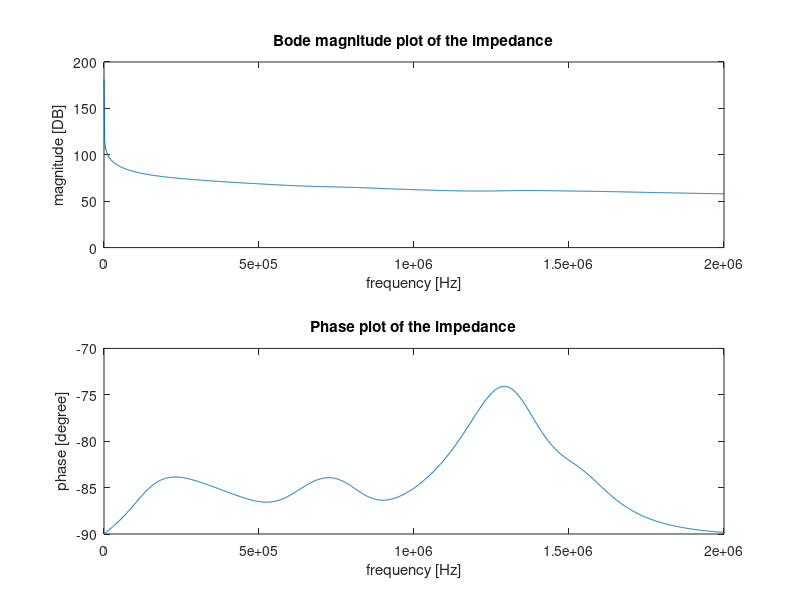
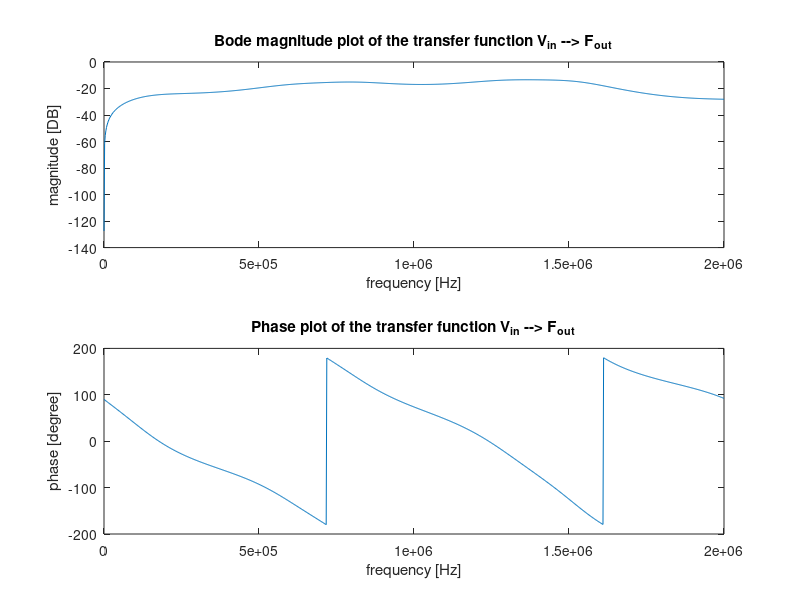
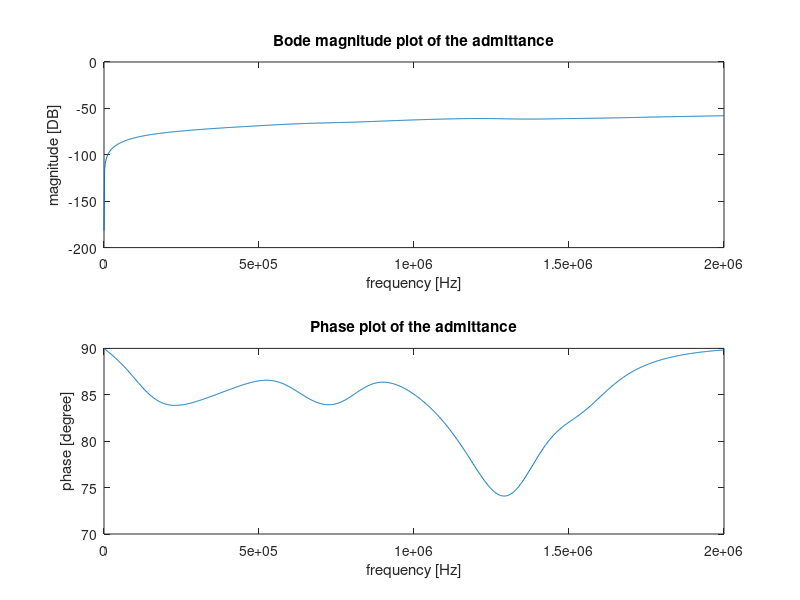
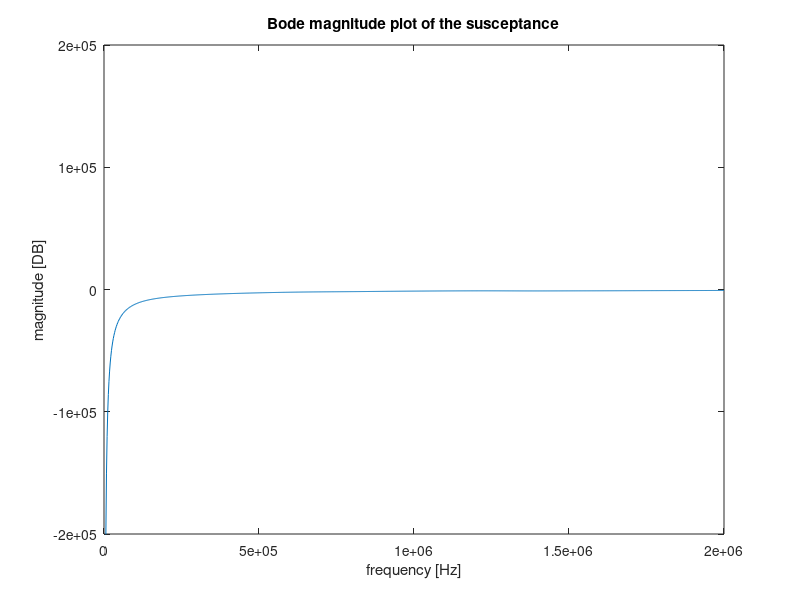

The MATLAB script that drew these images, in order:
% This script is an intent to accurately model a piezoelectric transuducer,
% consisting of multiple intermediate piezoelectric inactive layers. The
% modelling is done following the approach as described by Sittig in his
% paper: 'Effects of Bonding and Electrode Layers on the  Transmission     
% Parameters of Piezoelectric Transducers Used in Ultrasonic Digital Delay 
% Lines'. At first a model will be made consisting of one active
% piezoelectric plate, a backing side consisting of backing material and a
% copper electrode, and the transmission side consisting of a copper
% electrode, a front plate and housing material. The models transfer
% function from voltage input to force output, the impedance frequency  
% response function and the admittance frequency response function will be
% analyzed and if satisfying results are obtained, there will be extended
% upon the model by inclusion of a second piezoelectric active layer in
% parallel with the first layer and by taking glue layers into
% consideration.

%% close all former work
clear all; close all; clc;

%% Parameter initialization

f = linspace(1,2*10^6,1000); 

omg = 2*pi*f;
j = sqrt(-1);
%% Setting up the backing material matrix

% First the layer closest to the piezoelectric layer, hence the copper
% electrode.

% the material parameters

rho_Cu = 8960;  % Pure! copper density.
c_Cu = 3570;    % pure copper speed of sound.
l_Cu = 0.5*10^-3;
r_Cu = 2.5*10^-3;
A_Cu = pi*r_Cu^2;
Z_0_Cu = rho_Cu * c_Cu * A_Cu;
f_0_Cu = c_Cu/(2*l_Cu);
gamma_Cu = pi*f/f_0_Cu;

% The matrix
Back_mat_Cu = zeros(2*length(f),2);

for ja = 1:length(f)
row1 = 2*ja-1;
row2 = 2*ja;
Back_mat_Cu(row1:row2,1:2) = [cos(gamma_Cu(ja)) j*Z_0_Cu*sin(gamma_Cu(ja)); ...
               (j*sin(gamma_Cu(ja)))/Z_0_Cu cos(gamma_Cu(ja))];
end
          
           
           
% Similarily the matrix is set up for the thick, cone shaped backing
% material

% the material parameters

rho_FeC = 8000;  
c_FeC = 5800;    
r_FeC = 2.5*10^-3;
A_FeC = pi*r_FeC^2;
Z_0_FeC = rho_FeC * c_FeC * A_FeC;
f_0_FeC = c_FeC/(2);                     % As the thickness of the backing is assumed to approach infinity, it is omitted. Not sure about this! Check!!
gamma_FeC = pi*f/f_0_FeC;

% the matrix
Back_mat_FeC = zeros(2*length(f),2);

for jj = 1:length(f)
row1 = 2*jj-1;
row2 = 2*jj;
  
Back_mat_FeC(row1:row2,1:2) = [cos(gamma_FeC(jj)) j*Z_0_FeC*sin(gamma_FeC(jj)); ...
                (j*sin(gamma_FeC(jj)))/Z_0_FeC cos(gamma_FeC(jj))];
end

rho_glue = 960;  
c_glue = 1220;    % unsure about this!!
l_glue = 0.06*10^-6;    % to be varied.
r_glue = 2.5*10^-3;
A_glue = pi*r_glue^2;
Z_0_glue = rho_glue * c_glue * A_glue;
f_0_glue = c_glue/(2*l_glue);
gamma_glue = pi*f/f_0_glue;

glue_mat = zeros(2*length(f),2);

for han = 1:length(f)
row1 = 2*han-1;
row2 = 2*han;

glue_mat(row1:row2,1:2) = [cos(gamma_glue(han)) j*Z_0_glue*sin(gamma_glue(han)); ...
               (j*sin(gamma_glue(han)))/Z_0_glue cos(gamma_glue(han))];
end
          
% The matrices are multiplied and the total impedance Z_b of the backing
% layers is obtained.
Back_mat = zeros(2*length(f),2);
Z_b = zeros(length(f),1);

for ii = 1:length(f)
row1 = 2*ii-1;
row2 = 2*ii;
    
Back_mat(row1:row2,1:2) = glue_mat(row1:row2,1:2)*Back_mat_Cu(row1:row2,1:2) ...
    *glue_mat(row1:row2,1:2)*Back_mat_FeC(row1:row2,1:2);
Back_mat_current = Back_mat(row1:row2,1:2);
A_b = Back_mat_current(1,1);
B_b = Back_mat_current(1,2);
C_b = Back_mat_current(2,1);
D_b = Back_mat_current(2,2);

Z_0b = Z_0_FeC;
Z_b(ii) = (A_b*Z_0b + B_b)/(C_b*Z_0b + D_b);    % Here Z_0b is the impedance of the final backing layer only!
end

%% Setting up the transmission layer matrix

% The intermediate layers in the transmission direction are obtained in the
% same way. Again starting with the intermediate layer closest to the
% peizoelectric active layer.

% The material parameters were already given before!
Trans_mat_Cu = zeros(length(f),2);

for jj = 1:length(f)
row1 = 2*jj-1;
row2 = 2*jj;
   
Trans_mat_Cu(row1:row2,1:2) = [cos(gamma_Cu(jj)) j*Z_0_Cu*sin(gamma_Cu(jj)); ...
               (j*sin(gamma_Cu(jj)))/Z_0_Cu cos(gamma_Cu(jj))];
end

% For now the glue layer is omitted and the matrix is setup for the front
% plate only. Which is made out of Steel, just as the backing material.

% material properties of steel front plate.
r_FP = 4.5*10^-3;
A_FP = pi*r_FP^2;
Z_0_FP = rho_FeC * c_FeC * A_FP;
l_FeC = 0.5*10^-3;
f_0_FP = c_FeC/(2*l_FeC);                    
gamma_FeC = pi*f/f_0_FP;

Trans_mat_FP = zeros(2*length(f),2);

for x = 1:length(f)
row1 = 2*x-1;
row2 = 2*x;

Trans_mat_FP(row1:row2,1:2) = [cos(gamma_FeC(x)) j*Z_0_FP*sin(gamma_FeC(x)); ...
                (j*sin(gamma_FeC(x)))/Z_0_FP cos(gamma_FeC(x))];
end

%The housing, simply modelled as a another transmission plate

rho_house = rho_FeC;  
c_house = c_FeC;    
l_house = 3.25*10^-3;    
r_house = 3.5*10^-3;
A_house = pi*r_house^2;
Z_0_house = rho_house * c_house * A_house;
f_0_house = c_house/(2*l_house);
gamma_house = pi*f/f_0_house;

house_mat = zeros(2*length(f),2);

for kla = 1:length(f)
    row1 = 2*kla-1;
    row2 = 2*kla;
    
house_mat(row1:row2,1:2) = [cos(gamma_house(kla)) j*Z_0_house*sin(gamma_house(kla)); ...
               (j*sin(gamma_house(kla)))/Z_0_house cos(gamma_house(kla))];
end
% Multiplication of the transmission piezoelectric inactive layers gives:
Trans_mat = zeros(2*length(f),2);

for xx = 1:length(f)
row1 = 2*xx-1;
row2 = 2*xx;

Trans_mat(row1:row2,1:2) = glue_mat(row1:row2,1:2)*Trans_mat_Cu(row1:row2,1:2) ...
    * glue_mat(row1:row2,1:2)*Trans_mat_FP(row1:row2,1:2)*house_mat(row1:row2,1:2);
end
                   
%% Setting up the matrix describing the active Piezoelectric layer

% The material parameters

rho_pz = 7800;  
c_pz = 4613;    
l_pz = 2*10^-3;
r_pz = 2.5*10^-3;
A_pz = pi*r_pz^2;
Z_0_pz = rho_pz * c_pz * A_pz;
f_0_pz = c_pz/(2*l_pz);
omg_0_pz = pi*c_pz/l_pz;
gamma_pz = pi*f/f_0_pz;
eps_0=8.854*10^-12;          
eps_33=1200*eps_0;
C_0_pz = A_pz*eps_33/l_pz;
k_pz = 0.46;                        % coupling factor in thickness direction
phi = k_pz *sqrt(Z_0_pz*C_0_pz*omg_0_pz/pi);


z_b = Z_b/Z_0_pz;
Q1 = (cos(gamma_pz) - 1);
Q2 =  j*z_b(:);
Q3 = Q2.*sin(gamma_pz(:));
Q = Q1(:)+Q3;
pz_frac = 1./(phi*Q);

pz_mat_1_12 = (j*phi^2)./(omg*C_0_pz);
pz_mat_1_21 = j*omg*C_0_pz;




pz_mat_1 = zeros(2*length(f),2);
pz_mat_2 = zeros(2*length(f),2);
pz_mat = zeros(2*length(f),2);

for y = 1:length(f)
row1 = 2*y-1;
row2 = 2*y;
pz_mat_1(row1:row2,1:2) = [1 pz_mat_1_12(y); ...           % Revisit as the fraction of entry 2,1 is not clear!!
            pz_mat_1_21(y) 0];
pz_mat_1_current = pz_mat_1(row1:row2,1:2);

pz_mat_2_11 = cos(gamma_pz(y))+j*z_b(y).*sin(gamma_pz(y));
pz_mat_2_12 = Z_0_pz*(z_b(y).*cos(gamma_pz(y))+j*sin(gamma_pz(y)));
pz_mat_2_21 = (j*sin(gamma_pz(y)))/Z_0_pz;
pz_mat_2_22 = 2*(cos(gamma_pz(y))-1)+j*z_b(y).*sin(gamma_pz(y));
pz_mat_2(row1:row2,1:2) = [pz_mat_2_11 pz_mat_2_12; ...
            pz_mat_2_21 pz_mat_2_22];
pz_mat_2_current = pz_mat_2(row1:row2,1:2);
        
pz_mat(row1:row2,1:2) = pz_frac(y)*pz_mat_1_current*pz_mat_2_current;
end
%% Setting up the final transducer representing matrix

% Here the piezoelectric matric is multiplied by the matrix obtained from
% the transmission intermediate layers:

Final_trans_mat = zeros(2*length(f),2);

for yy = 1:length(f)
row1 = 2*yy-1;
row2 = 2*yy;

Final_trans_mat(row1:row2,1:2) = pz_mat(row1:row2,1:2) * Trans_mat(row1:row2,1:2);
end
k_c = omg/(2/3*3*10^8);                                %Wave number in cable
l_c = 1;                                              %Length of cable
Z_c = j*4.3*10^-6*omg;                                      %Impedance of cable
T_c_11 = cos(k_c*l_c);                                   %Transfer matrix of cable
T_c_12 = -j*Z_c.*sin(k_c*l_c);                         %Transfer matrix of cable

%% Defining the sensitivity functions
Z_E = zeros(length(f),1);
V_IL = zeros(length(f),1);

for g = 1:length(f)
row1 = 2*g-1;
row2 = 2*g;
Final_trans_mat1 = Final_trans_mat(row1:row2,1:2);
A = Final_trans_mat1(1,1);
B = Final_trans_mat1(1,2);
C = Final_trans_mat1(2,1);
D = Final_trans_mat1(2,2);

Z_FP = Z_0_FeC;
%Z_E(g) = (A*Z_FP + B)/(C*Z_FP + D);            % electrical input impedance
Z_E(g) = ((A*Z_FP + B)*T_c_11(g)+T_c_12(g))/(C*Z_FP + D);
%V_IL(g) = Z_FP/(A*Z_FP + B);                   % voltage transfer ratio between input voltage and output force
V_IL(g) = Z_FP/((A*Z_FP + B)*T_c_11(g)+T_c_12(g));
end

admittance = 1./Z_E;
susceptance = imag(admittance);
phase_admittance = rad2deg(angle(admittance));
mag_admittance = 20*log10(abs(admittance));

phase_impedance = rad2deg(angle(Z_E));
phase_tf = rad2deg(angle(V_IL));
mag_impedance = 20*log10(abs(Z_E));
mag_tf = 20*log10(abs(V_IL));

%[pks1 ind1] = findpeaks(mag_impedance,'MinPeakDistance',5000,'MinPeakProminence',0.01);
%plot(f(ind1),pks1,'or'); hold on; plot(f(ind),pks,'or'); hold on;
figure
subplot(2,1,1); plot(f,mag_impedance); title('Bode magnitude plot of the impedance'); ...
    xlabel('frequency [Hz]'); ylabel('magnitude [DB]'); 
subplot(2,1,2); plot(f,phase_impedance); title('Phase plot of the impedance'); ...
    xlabel('frequency [Hz]'); ylabel('phase [degree]');


% [pks ind] = findpeaks(mag_tf,'MinPeakDistance',5000,'MinPeakProminence',0.01);

figure
subplot(2,1,1);  plot(f,mag_tf); title('Bode magnitude plot of the transfer function V_{in} --> F_{out}'); ...
    xlabel('frequency [Hz]'); ylabel('magnitude [DB]');
subplot(2,1,2); plot(f,phase_tf); title('Phase plot of the transfer function V_{in} --> F_{out}'); ...
    xlabel('frequency [Hz]'); ylabel('phase [degree]');

figure
subplot(2,1,1); plot(f,mag_admittance); title('Bode magnitude plot of the admittance'); ...
    xlabel('frequency [Hz]'); ylabel('magnitude [DB]');
subplot(2,1,2); plot(f,phase_admittance); title('Phase plot of the admittance'); ...
    xlabel('frequency [Hz]'); ylabel('phase [degree]');

figure
plot(f,imag(Z_E)); title('Bode magnitude plot of the susceptance'); ...
    xlabel('frequency [Hz]'); ylabel('magnitude [DB]'); ylim([-0.2 0.2]*10^6)

